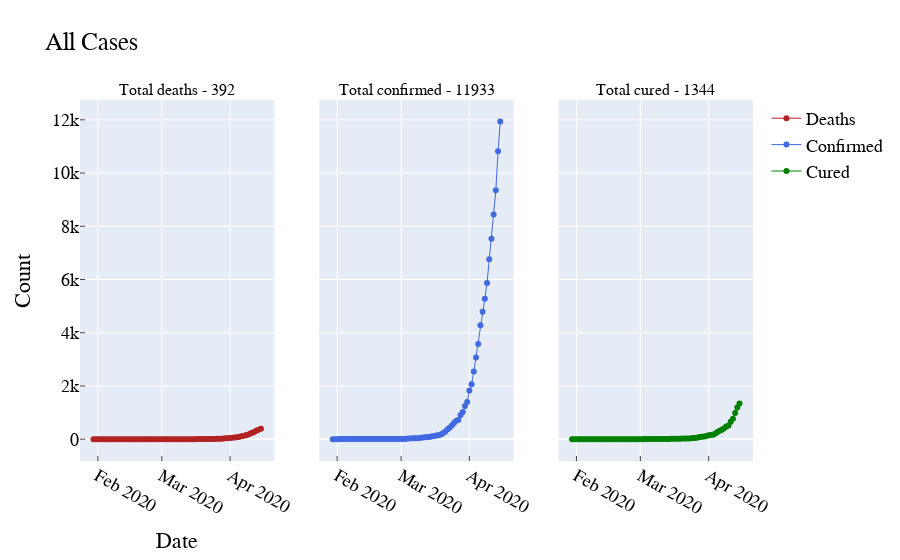

Source (notebook cell):
### Code cell
date_group = covid_19_india_df.groupby(['Date']).sum()
date_group.reset_index(inplace=True)

date_group.sort_values('Date',inplace=True)

from plotly.subplots import make_subplots
fig = make_subplots(rows=1, cols=3, shared_yaxes=True,
                    subplot_titles=("Total deaths - " + str(death_count),"Total confirmed - " + str(confirmed_count),
                                    "Total cured - " + str(cured_count)))

# Create and style traces
fig.add_trace(go.Scatter(x=date_group.Date, y=date_group.Deaths, name='Deaths',
                         line=dict(color='firebrick', width=1), mode='lines+markers'), row=1, col=1)
fig.add_trace(go.Scatter(x=date_group.Date, y=date_group.Confirmed, name = 'Confirmed',
                         line=dict(color='royalblue', width=1), mode='lines+markers',), row=1, col=2)
fig.add_trace(go.Scatter(x=date_group.Date, y=date_group.Cured, name='Cured',
                         line=dict(color='green', width=1), mode='lines+markers',), row=1, col=3)

fig.update_layout(
    title="All Cases",
    xaxis_title="Date",
    yaxis_title="Count",
    font=dict(
        family="Courier New, monospace",
        size=18,
        color="black"
    )
)

fig.update_xaxes(ticks="inside")
fig.update_yaxes(ticks="inside", col=1)

fig.show()
